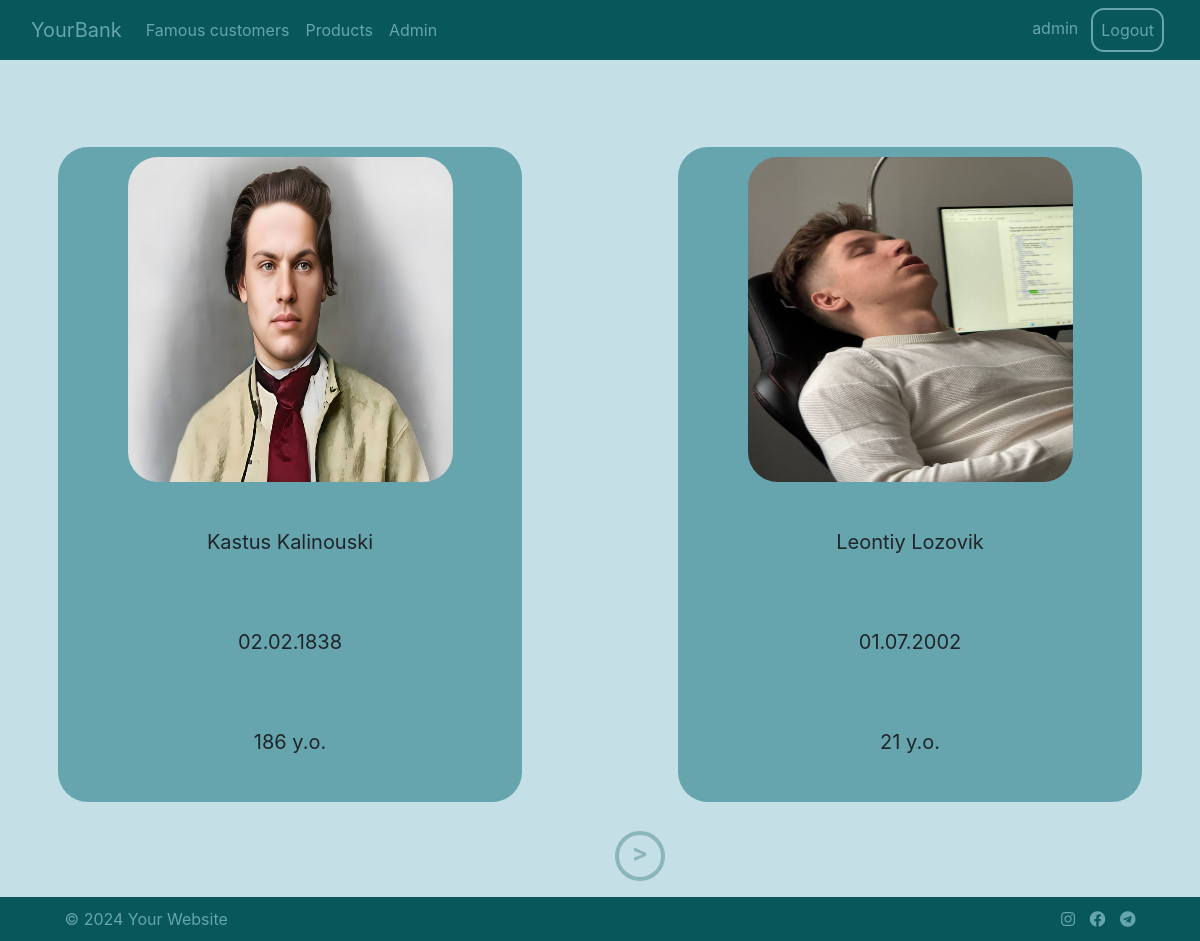
Screenshot of /famous-clients/ (signed in) with the database file from the repository.
### web_bank/models.py (models this page shows)
class Client(models.Model):
    firstname = models.CharField(
        max_length=50,
        verbose_name='firstname',
        blank=False,
        null=False
    )
    lastname = models.CharField(
        max_length=50,
        verbose_name='lastname',
        blank=False,
        null=False
    )
    birthdate = models.DateField(
        verbose_name='birthdate',
        validators=[MaxValueValidator(datetime.date.today() - datetime.timedelta(days=14 * 365))]
    )
    age = models.SmallIntegerField(
        verbose_name='age',
        validators=[MinValueValidator(14)]
    )
    address = models.CharField(
        max_length=100,
        verbose_name='address'
    )
    sex_list = [
        ('m', 'male'),
        ('f', 'female')
    ]
    sex = models.CharField(
        max_length=20,
        verbose_name='sex',
        blank=False,
        null=False,
        choices=sex_list
    )
    products = models.ManyToManyField(
        'Product',
        verbose_name='product',
        blank=True
    )
    photo = models.ImageField(
        upload_to='photos',
        blank=True,
        verbose_name="Product image"
    )
    class Meta:
        unique_together = ('firstname', 'lastname')
        verbose_name = 'Client'
        verbose_name_plural = 'Clients'
        ordering = ['firstname', 'lastname']

### web_bank/views.py (the view)
# urls.py: path('famous-clients/', Persons.as_view(), name='clients'),
class Persons(LoginRequiredMixin, ListView):
    model = Client
    template_name = 'persons.html'
    context_object_name = 'persons'
    paginate_by = 2
    login_url = '/login/'

### templates/persons.html
{% extends 'base.html' %}
{% block content %}
<div class="person-container">
    {% for p in persons %}
        <div class="row person-item-container">
            <div class="custom-div-img">
                <img class="img-radius" src="{{ p.photo.url }}" alt="photo" height="325" width="325">
            </div>
            <div class="col custom-div">
                <div class="person-div">{{ p.firstname }} {{ p.lastname }}</div>
                <div class="person-div">{{ p.birthdate|date:"d.m.Y" }}</div>
                <div class="person-div">{{ p.age }} y.o.</div>
            </div>
        </div>
    {% endfor %}
</div>
{% endblock %}

### templates/header.html (shortened to what this page needs)
<nav class="navbar navbar-expand-lg">
    <div class="container-fluid">
        <a class="navbar-brand nav-text-color" href="{% url 'index' %}">YourBank</a>
        <div class="collapse navbar-collapse" id="navbarSupportedContent">
            <ul class="navbar-nav me-auto mb-2 mb-lg-0">
                <li class="nav-item">
                    <a class="nav-link nav-text-color" href="{% url 'clients' %}">Famous customers</a>
                </li>
                <li class="nav-item">
                    <a class="nav-link nav-text-color" href="{% url 'products' %}">Products</a>
                </li>
                    {% if request.user.is_superuser %}
                        <li class="nav-item">
                            <a class="nav-link nav-text-color" href="/admin/">Admin</a>
                        </li>
                    {% endif %}
            </ul>
            <ul class="navbar-nav ml-auto mb-2 mb-lg-0">
                {% if request.user.is_authenticated  %}
                    <li class="nav-item nav-text-color li-reg p-2">{{ user.username }}</li>
                    <li class="nav-item">
                        <a class="nav-link nav-text-color reg-btn li-reg" href="{% url 'logout' %}">Logout</a>
                    </li>
                {% endif %}
            </ul>
        </div>
    </div>
</nav>

### static/css/styles.css (style rules this page uses)
* { margin: 0px }
.nav-text-color { color: #66A5AD; }
.li-reg { margin-right: 5px; }
.reg-btn { border: 2px solid #66A5AD; border-radius: 13px; }
.body-color { background-color: #C4DFE6; }
.custom-div { padding: 10px; padding-top: 0px; text-align: center; }
.custom-div-img { padding: 10px; text-align: center; }
.person-container { display: grid; grid-template-columns: repeat(2, 1fr); grid-gap: 40px; }
.person-item-container { justify-content: center; width: 80%; background-color: #66A5AD; border 1px solid: #66A5AD; border-radius: 30px; margin-top: 15%; margin-bottom: 5%; margin-left: auto !important; margin-right: auto !important; }
.person-div { padding-top: 35px; padding-bottom: 35px; padding-left: 10px; padding-right: 10px; font-size: 20px; }
.img-radius { border-radius: 30px; }

### rows the page displays
Client: photo (picture), firstname "Kastus", lastname "Kalinouski", birthdate "02.02.1838", age "186"
Client: photo (picture), firstname "Leontiy", lastname "Lozovik", birthdate "01.07.2002", age "21"

### other values shown
{{ user.username }} "admin"
